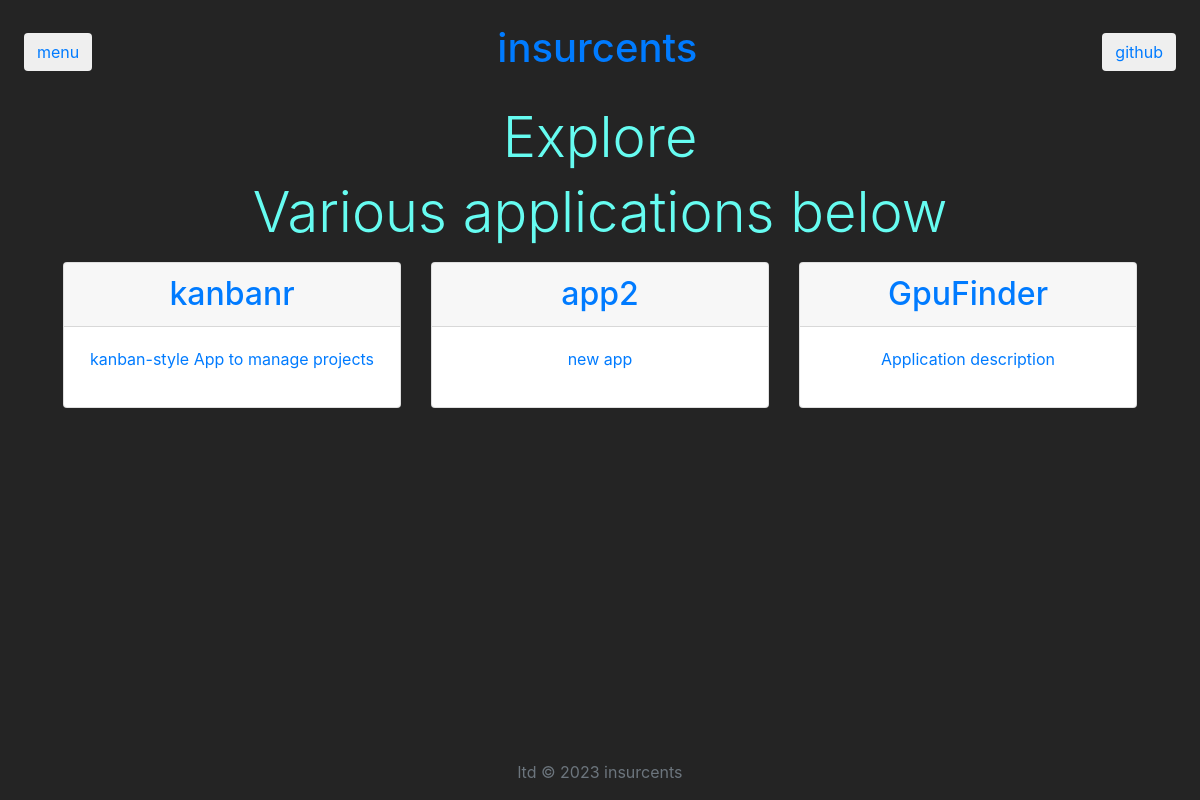
Before: / with the older database file.
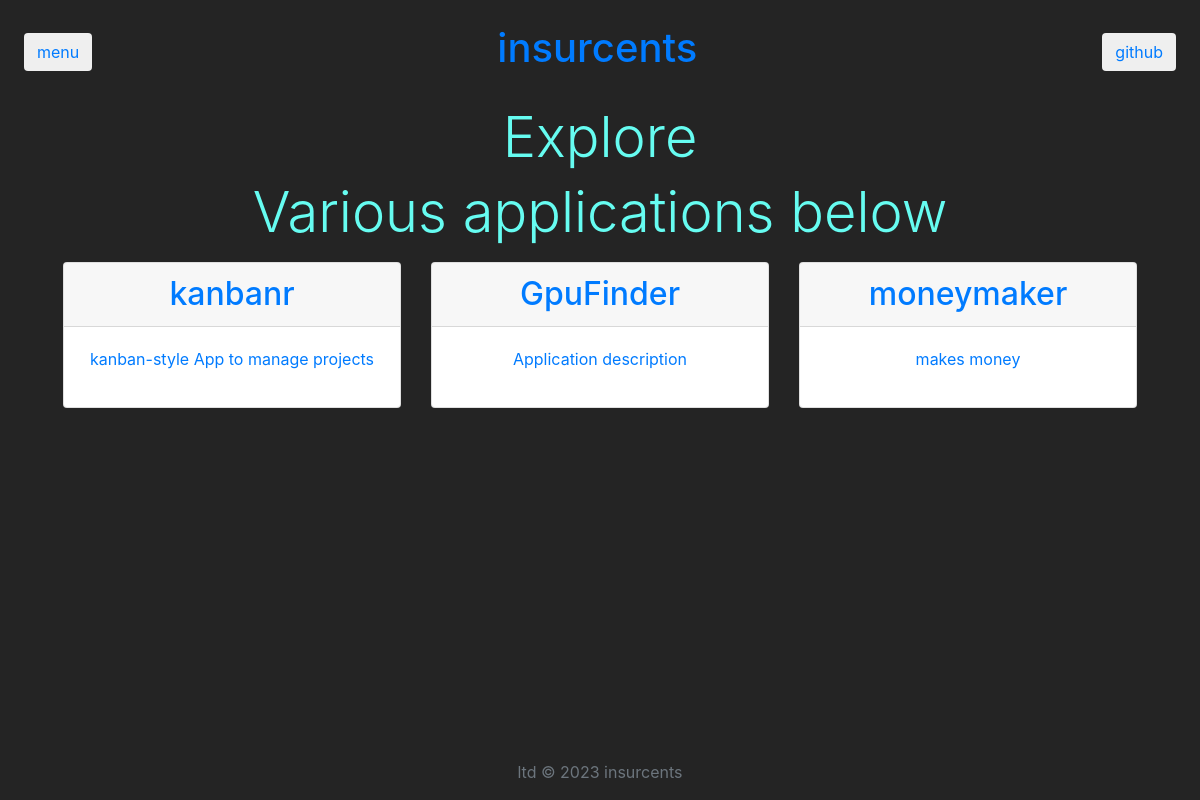
After: the same page with the newer database file.
### allapps/models.py (models this page shows, shortened)
class App(models.Model):
    name = models.CharField(max_length=100)
    description = models.CharField(max_length=250, default="Application description")
    date_added = models.DateTimeField(default=timezone.now())
    link = models.CharField(max_length=100, default="/link")

### insurcents/views.py (the view)
# urls.py: path('', views.base),
def base(request):
    app_list = App.objects.all()
    context ={
        "app_list" : app_list
    }
    return render(request, 'insurcents/homepage.html', context)

### templates/insurcents/homepage.html (shortened to what this page needs)
{% extends 'base.html' %}
{% load static %}
{% block content%}
<div style="color: #66fcf1;" class="text-center">
    <div class="display-4">
        <h1 class="display-4">Explore</h1>
        <p>Various applications below</p>
    </div>
    <div class="d-flex card-deck mx-5" style="color: black;">
        {% for app in app_list %}
        <a href="apps{{ app.link }}" class="card">
            <h2 class="card-header">{{app.name}}</h2>
            <p class="card-body">{{ app.description }}</p>
        </a>
        {% endfor %}
    </div>
</div>
{% endblock%}

### templates/base.html
{% load static %}
<html lang="en">
<head>
    <link rel="stylesheet" href="{% static 'css/bootstrap.css' %}">
</head>
<body style="background-color: rgb(36, 36, 36);">
    <header class="">
        <nav class="nav align-items-center justify-content-between p-4">
            <button class="btn"><a href="">menu</a></button>
            <a href="/" style="text-decoration: none;"><h1>insurcents</h1></a>
            <button class="btn"><a style="text-decoration: none;" href="http://exodera.github.io/">github</a></button>
        </nav>
    </header>
    {% block content %}
    {% endblock %}
    <footer class="fixed-bottom">
        <p class="text-center text-muted"> ltd © 2023 insurcents </p>
    </footer>
</body>
</html>

Changed rows visible on the page:
removed App: name "app2", description "new app"
added App: name "moneymaker", description "makes money"
